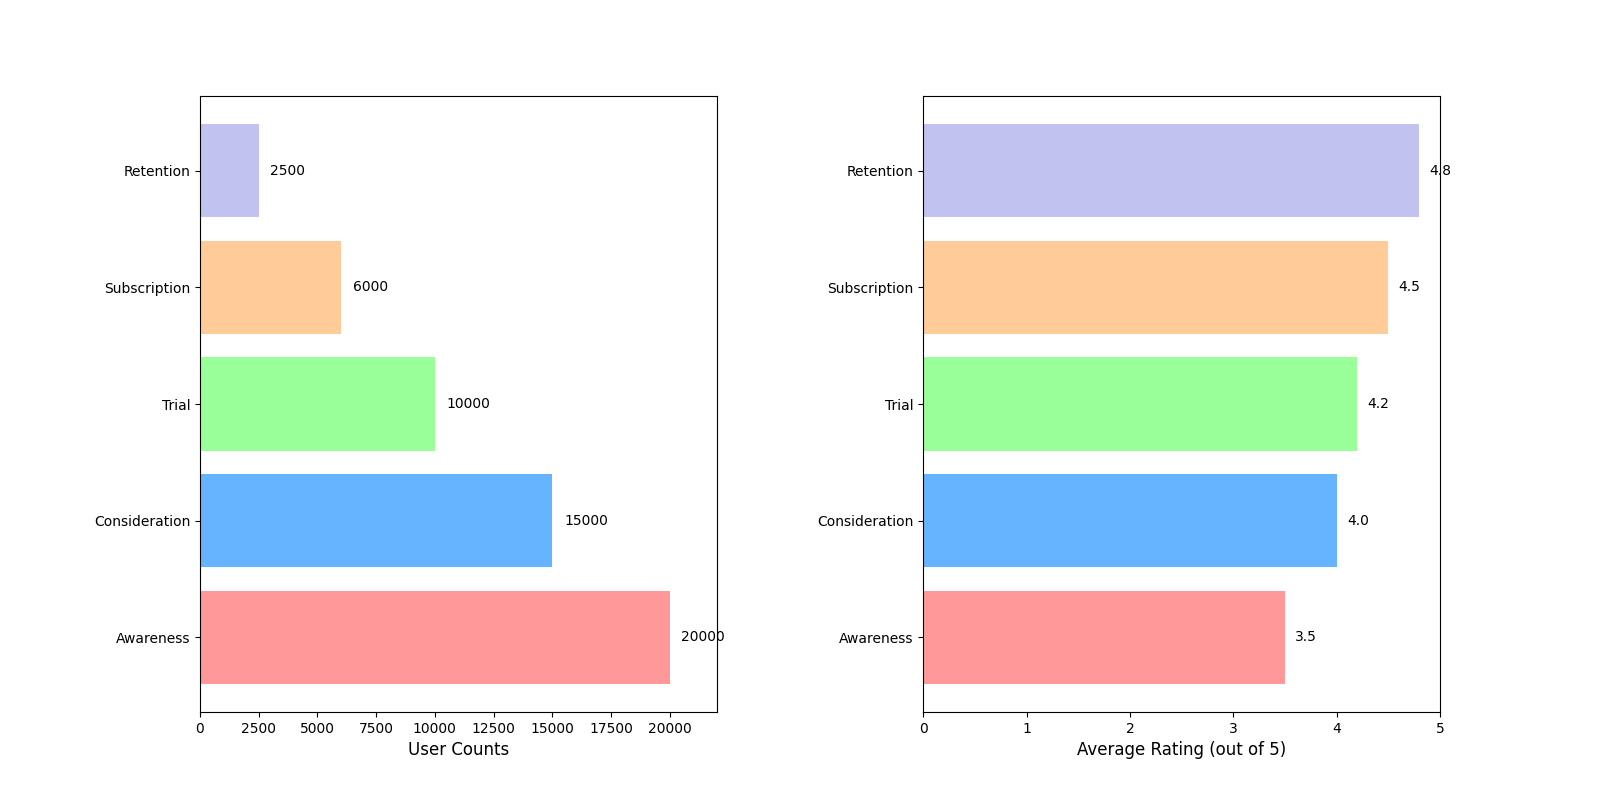

The Python source for this figure:
import matplotlib.pyplot as plt
import numpy as np

# Funnel stages and user data
stages = ["Awareness", "Consideration", "Trial", "Subscription", "Retention"]
user_counts = [20000, 15000, 10000, 6000, 2500]
average_ratings = [3.5, 4.0, 4.2, 4.5, 4.8]

# Colors for the stages
colors = ['#ff9999', '#66b3ff', '#99ff99', '#ffcc99', '#c2c2f0']

# Create the figure and subplots
fig, (ax1, ax2) = plt.subplots(1, 2, figsize=(16, 8))
plt.subplots_adjust(wspace=0.4)

# Horizontal Bar Chart for User Counts
ax1.barh(stages, user_counts, color=colors)
ax1.set_xlabel('User Counts', fontsize=12)
ax1.set_xlim(0, max(user_counts) + 2000)
for i, count in enumerate(user_counts):
    ax1.text(count + 500, i, f'{count}', va='center', fontsize=10)

# Horizontal Bar Chart for Average Ratings
ax2.barh(stages, average_ratings, color=colors)
ax2.set_xlabel('Average Rating (out of 5)', fontsize=12)
ax2.set_xlim(0, 5)
for i, rating in enumerate(average_ratings):
    ax2.text(rating + 0.1, i, f"{rating:.1f}", va='center', fontsize=10)

plt.show()
